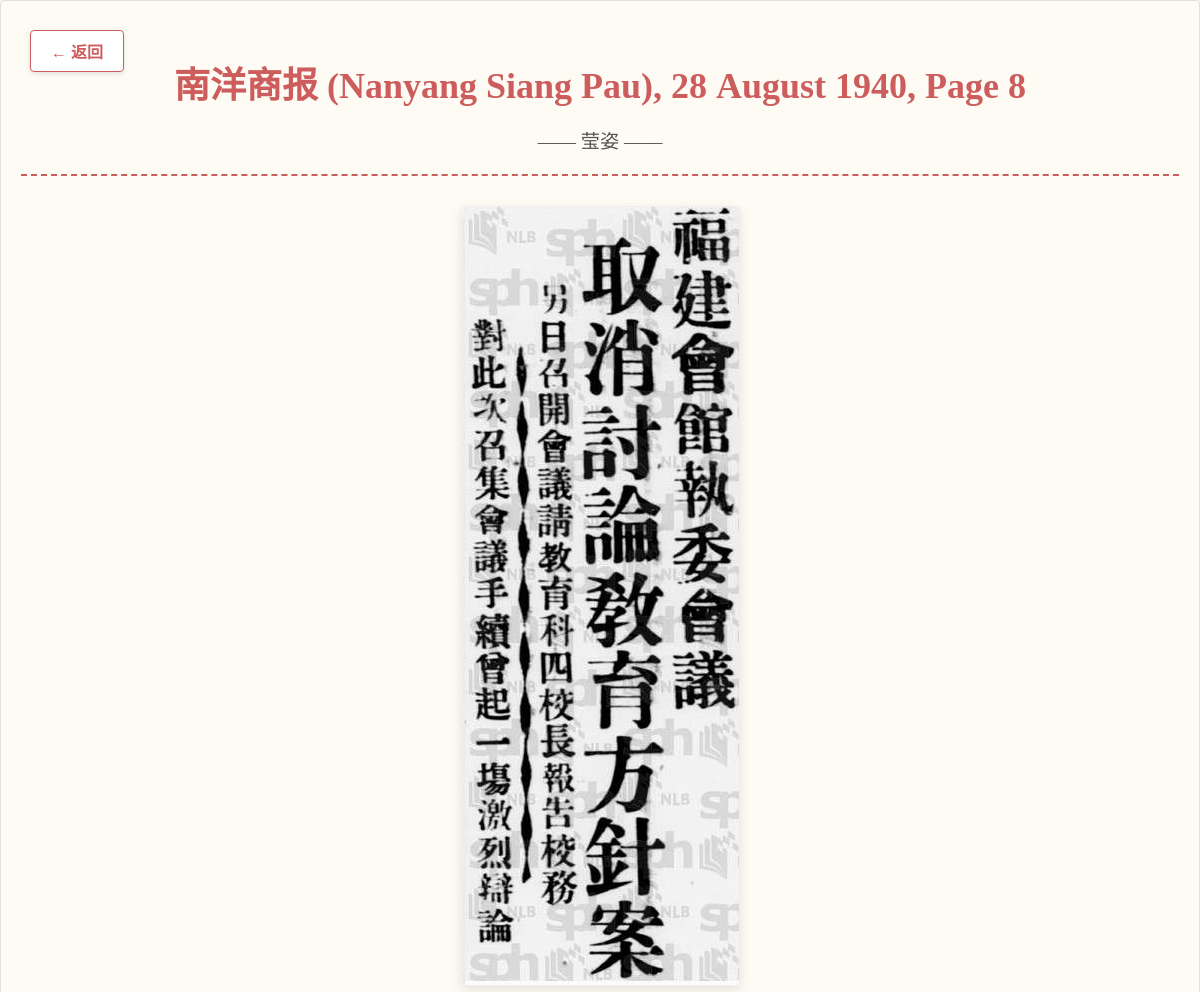
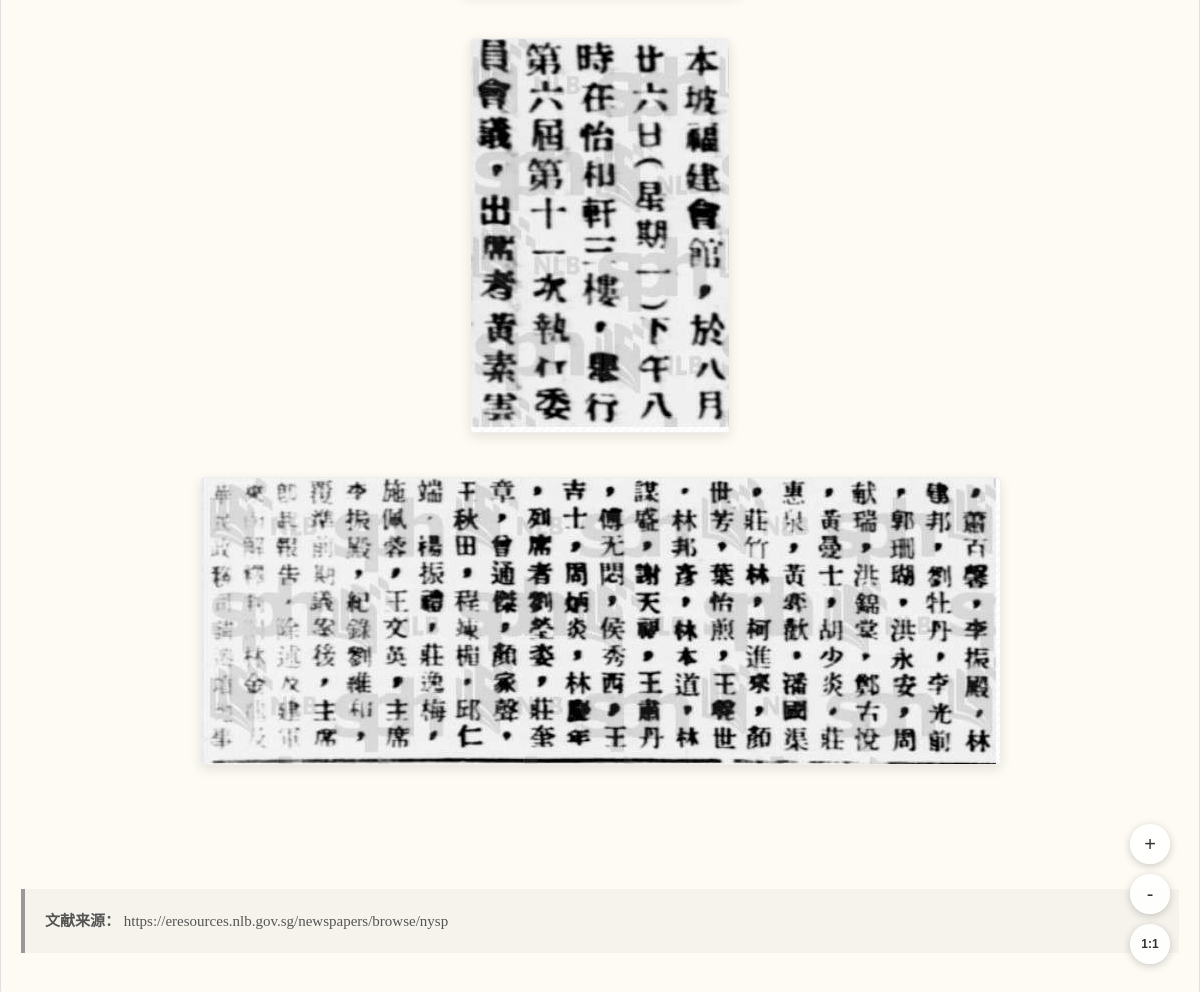
/material/5, run on the app's committed database (2 pictures, top to bottom).
### app.py (models this page shows)
class Material(db.Model):
    id = db.Column(db.Integer, primary_key=True)
    author = db.Column(db.String(50))
    folder_name = db.Column(db.String(200))
    publication = db.Column(db.String(200))
    publish_time = db.Column(db.String(100))
    source = db.Column(db.String(200))
    sort_index = db.Column(db.Integer, default=0)

### app.py (the view, shortened to what this page needs)
@app.route('/material/<int:id>')
@app.route('/material/<int:id>/<path:subpath>')
def material_detail(id, subpath=''):
    material = Material.query.get_or_404(id)
    base_folder = os.path.join(app.root_path, 'static', 'materials', material.author, material.folder_name)
    dirs, files = get_files_in_folder(base_folder, subpath)
    breadcrumbs = []
    return render_template('material_detail.html', material=material, subpath=subpath,
                           dirs=dirs, files=files, breadcrumbs=breadcrumbs)

### app.py (called while the page is built)
def natural_sort_key(s):
    return [int(text) if text.isdigit() else text.lower()
            for text in re.split('([0-9]+)', s)]

def get_files_in_folder(base_path, sub_path=''):
    full_path = os.path.join(base_path, sub_path)
    if not os.path.exists(full_path):
        return [], []
    dirs = []
    all_files = [] # 统一存放所有文件，避免分堆导致排序断层
    try:
        items = os.listdir(full_path)
    except OSError:
        return [], []
    for item in items:
        item_path = os.path.join(full_path, item)
        if item.startswith('.'):
            continue
        if os.path.isdir(item_path):
            dirs.append(item)
        else:
            all_files.append(item)
    dirs.sort(key=natural_sort_key)
    all_files.sort(key=natural_sort_key)
    return dirs, all_files

### templates/material_detail.html (shortened to what this page needs)
<!DOCTYPE html>
<html lang="zh-CN">
<head>
    <link rel="stylesheet" href="{{ url_for('static', filename='css/creation.css') }}">
</head>
<body>
    <a href="javascript:history.back()" class="fixed-back-btn">← 返回</a>
    <div class="library-container" style="max-width: 1200px; margin: 0 auto; padding: 0 20px;">
        <div class="detail-header">
            <h2>{{ material.folder_name }} {% if subpath %}/ {{ subpath.split('/')[-1] }}{% endif %}</h2>
            {% set author_map = {
                'yingzi': '莹姿',
                'fengyimei': '冯伊湄',
                'wangyingxia': '王映霞',
                'wangying': '王莹',
                'shenzijiu': '沈兹九'
            } %}
            <div class="author-subtitle">—— {{ author_map[material.author] if material.author in author_map else material.author }} ——</div>
        </div>
        <div id="zoom-container" class="zoom-wrapper">
            <div class="image-gallery">
                {% for f in files if f.lower().endswith(('.jpg', '.jpeg', '.webp')) %}
                <div class="gallery-item">
                    <img loading="lazy" src="{{ url_for('static', filename='materials/' + material.author + '/' + material.folder_name + '/' + (subpath + '/' + f if subpath else f)) }}" alt="{{ f }}">
                </div>
                {% endfor %}
            </div>
        </div>
        {% if material.source and material.source != '暂无' %}
        <div class="source-box">
            <p><strong>文献来源：</strong> {{ material.source | safe }}</p>
        </div>
        {% endif %}
    </div>
    <div class="zoom-controls">
        <button onclick="zoomIn()" class="zoom-btn" title="放大">+</button>
        <button onclick="zoomOut()" class="zoom-btn" title="缩小">-</button>
        <button onclick="zoomReset()" class="zoom-btn reset-btn" title="重置">1:1</button>
    </div>
</body>
</html>

### static/css/creation.css (style rules this page uses)
body { margin: 0; font-family: 'MyWebFont', "Microsoft YaHei", sans-serif; background-image: url('/static/images/2.webp'); background-size: cover; background-attachment: fixed; background-position: center; min-height: 100vh; color: #333; }
.library-container { max-width: 1000px; margin: 40px auto; background-color: rgba(253, 251, 245, 0.95); padding: 50px; box-shadow: 0 5px 20px rgba(0,0,0,0.1); border-radius: 4px; border: 1px solid #e0e0e0; min-height: 800px; }
.fixed-back-btn { position: fixed; top: 30px; left: 30px; color: #CD5C5C; text-decoration: none; font-weight: bold; background: rgba(255,255,255,0.9); padding: 8px 20px; border: 1px solid #CD5C5C; border-radius: 4px; box-shadow: 0 2px 5px rgba(0,0,0,0.1); transition: all 0.3s; z-index: 2000; font-family: 'MyWebFont', serif; }
.source-box { margin-top: 60px; padding: 20px; background-color: rgba(0,0,0,0.03); border-left: 5px solid #bbb; color: #333; font-size: 16px; font-family: "SimSun", "Songti SC", "STSong", serif; line-height: 1.6; text-align: left; word-wrap: break-word; }
.zoom-controls { position: fixed; bottom: 40px; right: 40px; display: flex; flex-direction: column; gap: 10px; z-index: 2000; }
.zoom-btn { width: 45px; height: 45px; border-radius: 50%; border: none; background-color: #CD5C5C; color: white; font-size: 24px; cursor: pointer; box-shadow: 0 4px 10px rgba(0,0,0,0.3); transition: all 0.2s; display: flex; justify-content: center; align-items: center; padding: 0; }
.reset-btn { font-size: 14px; background-color: #666; }

### templates/material_detail.html (style rules this page uses)
body { background-color: #fdfbf5 !important; background-image: none !important; min-height: 100vh; overflow-y: auto !important; font-family: "SimSun", "Songti SC", serif; color: #333; }
.detail-header { text-align: center; margin-top: 60px; margin-bottom: 30px; padding-bottom: 20px; border-bottom: 2px dashed #CD5C5C; }
.detail-header h2 { font-family: 'MyWebFont', serif !important; color: #CD5C5C; margin: 0; font-size: clamp(20px, 4vw, 36px); white-space: normal; word-wrap: break-word; max-width: 95%; margin: 0 auto; line-height: 1.4; text-shadow: none !important; }
.author-subtitle { font-size: 1.2rem; color: #555; margin-top: 15px; font-family: 'MyWebFont', serif !important; }
.image-gallery { text-align: center; padding-bottom: 20px; }
.gallery-item { margin-bottom: 40px; display: block; }
.gallery-item img { max-width: 95%; height: auto; box-shadow: 0 4px 12px rgba(0,0,0,0.1); border: 1px solid #eee; border-radius: 4px; }
.source-box { margin-top: 60px; padding: 20px; background-color: rgba(0,0,0,0.03); border-left: 4px solid #999; margin-bottom: 40px; }
.source-box p { margin: 0; font-family: "SimSun", "Songti SC", serif !important; font-size: 15px !important; color: #555 !important; line-height: 1.6 !important; text-shadow: none !important; }
.zoom-controls { position: fixed; bottom: 30px; right: 30px; display: flex; flex-direction: column; gap: 10px; z-index: 1000; }
.zoom-btn { width: 40px; height: 40px; border-radius: 50%; border: none; background: rgba(255,255,255,0.9); color: #333; font-size: 20px; cursor: pointer; box-shadow: 0 2px 8px rgba(0,0,0,0.2); transition: all 0.2s; display: flex; align-items: center; justify-content: center; }
.reset-btn { font-size: 12px; font-weight: bold; }
.fixed-back-btn { position: fixed; top: 30px; left: 30px; color: #CD5C5C !important; text-decoration: none; font-weight: bold; background: rgba(255,255,255,0.95) !important; padding: 8px 20px; border: 1px solid #CD5C5C !important; border-radius: 4px; box-shadow: 0 2px 5px rgba(0,0,0,0.1); font-family: 'MyWebFont', serif !important; z-index: 1000; }

### data on the page
Material: folder_name "南洋商报 (Nanyang Siang Pau), 28 August 1940, Page 8", author "莹姿", author+folder_name (picture), source "https://eresources.nlb.gov.sg/newspapers/browse/nysp"
